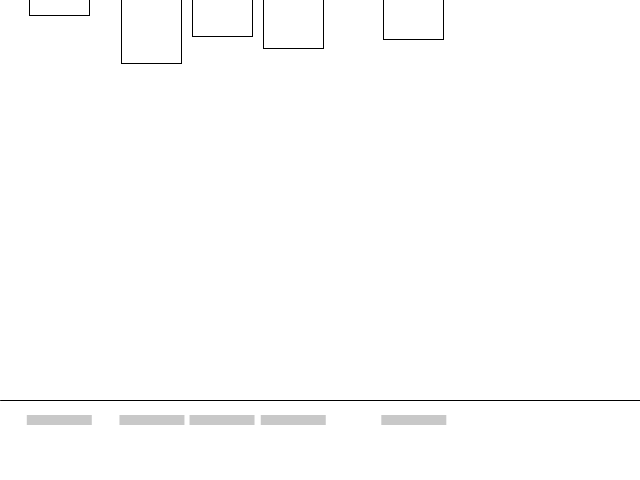
Frame 1 (no input)
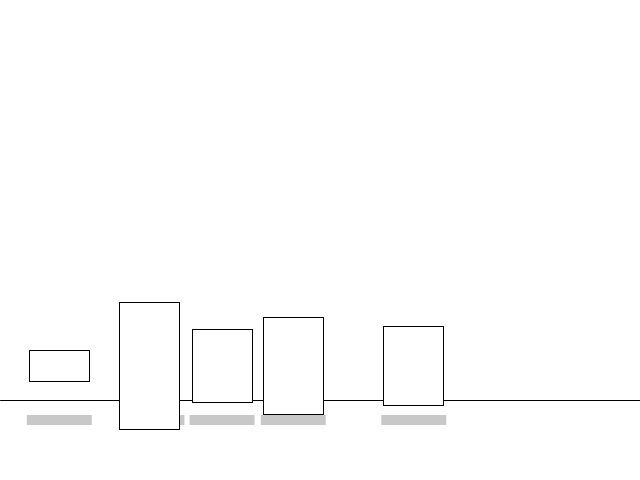
Frame 60 (the mouse pressed at the canvas centre just before this capture)
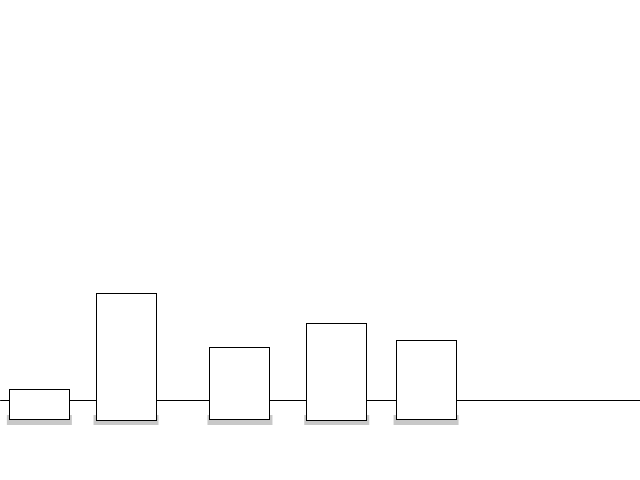
Frame 120 (the mouse held since frame 60 and released just before this capture)

The Processing sketch that drew these frames (run headless with seeded random() and noise(); from frame 60 on, the mouse is pressed at the canvas centre):

// Processing sketch: processing_153480
// ── processing_153480.pde

// drag and drop objects with simple physics
float groundY;
int dragging = 0;
ArrayList<DragBox> boxes = new ArrayList<DragBox>();

// init
void setup() {
  size(640,480);
  groundY = height - 60.0;
  for(int i = 0; i < 5; i++) {
    DragBox db = new DragBox();
    db.pos.x = random(width);
    db.size.y = 30 + floor(random(4.0))*30.0 + random(20);
    boxes.add(db);
  }
  rectMode(CENTER);
}

// draw
void draw() {
  // bg
  background(255);
  // ground
  line(0, groundY - 20.0, width, groundY - 20.0);
  // boxes
  for(int i = 0; i < boxes.size(); i++) {
    DragBox db = boxes.get(i);
    db.dropShadow();
  }
  for(int i = boxes.size() - 1; i >= 0; i--) {
    DragBox db = boxes.get(i);
    db.update();
  }
  for(int i = 0; i < boxes.size(); i++) {
    DragBox db = boxes.get(i);
    db.draw();
  }
}

// dragbox
class DragBox {
  
  PVector pos, vel, size, offset;
  boolean dragged = false;
  
  DragBox() {
    pos = new PVector(0.0, 0.0);
    vel = new PVector(0.0, 0.0);
    size = new PVector(60.0, 60.0);
  }
  
  void update() {
    // pickup
    if(dragging == 0 && mousePressed == true) {
      PVector dif = PVector.sub(pos, new PVector(mouseX, mouseY));
      if(abs(dif.x) < size.x*0.5 && abs(dif.y) < size.y*0.5) {
        dragged = true;
        dragging = 1;
        offset = dif;
      }
    }
    if(dragged) {
      pos = new PVector(mouseX, mouseY);
      pos.add(offset);
      vel = new PVector();
      if(mousePressed == false) {
        dragging = 0;
        dragged = false;
      }
    }
    if(!dragged) {
      // fall
      vel.y += 0.2;
      // bounce
      if(pos.y > groundY - size.y*0.5) {
        pos.y = groundY - size.y*0.5;
        if(vel.y > 1.0)
          {vel.y *= -0.3;}
        else
          {vel.y = 0.0;}
      }
      // avoid others and the sides
      vel.x *= 0.9;
      if(pos.y > groundY - 10.0 - size.y*0.5) {
          for(DragBox db : boxes) {
            if(!db.dragged) {
              float difx = db.pos.x - pos.x;
              if(difx != 0.0 && abs(difx) < 20.0 + size.x*0.5 + db.size.x*0.5) {
                if(difx < 0) {
                  vel.x = 2.0;
                }
                if(difx > 0) {
                  vel.x = -2.0;
                }
              }
            }
          }
      }
      if(pos.x < size.x*0.5) vel.x = 2.0;
      if(pos.x > width - size.x*0.5) vel.x = -2.0;
      // move
      pos.add(vel);
    }
  }
  
  void draw() {
    rect(pos.x, pos.y, size.x, size.y);
  }
  
  void dropShadow() {
    pushStyle();
    noStroke();
    fill(200);
    rect(pos.x, groundY, size.x+5.0, 10.0);
    popStyle();
  }
  
}


// platforms...
class Platform {
  
  PVector pos, size;
}
